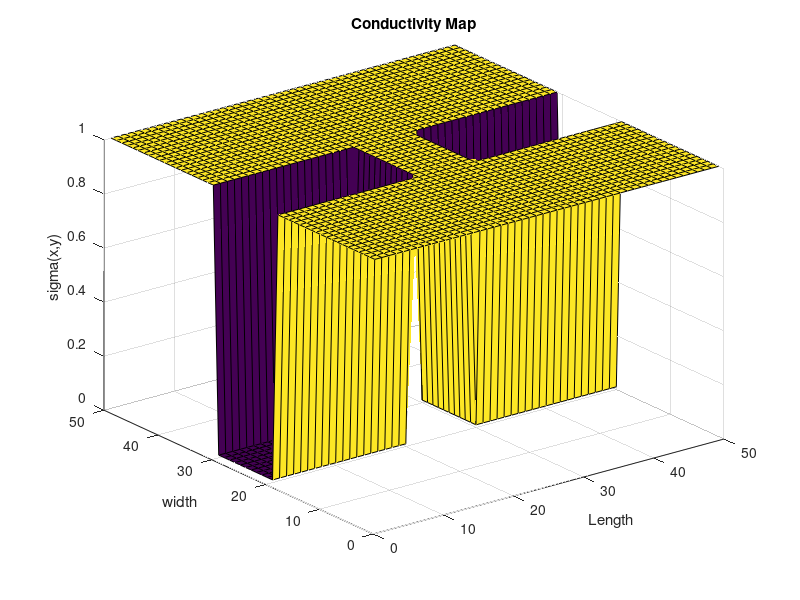
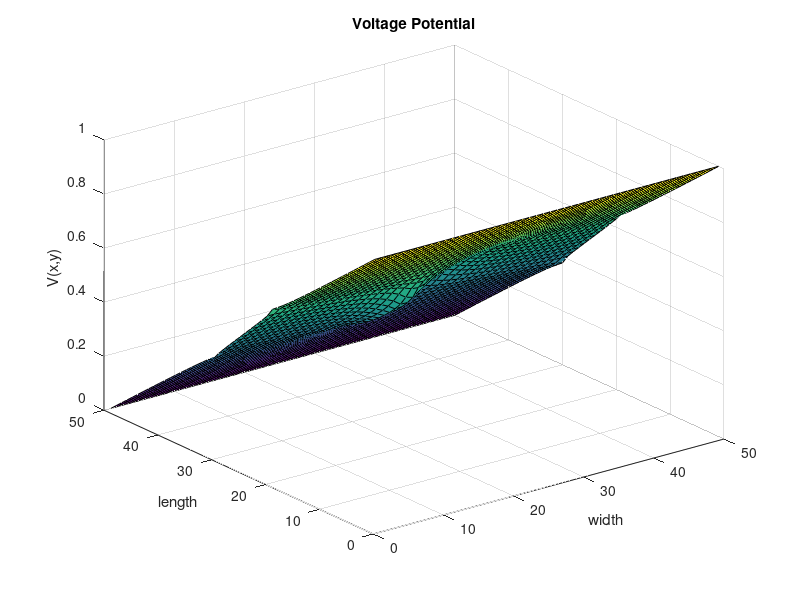
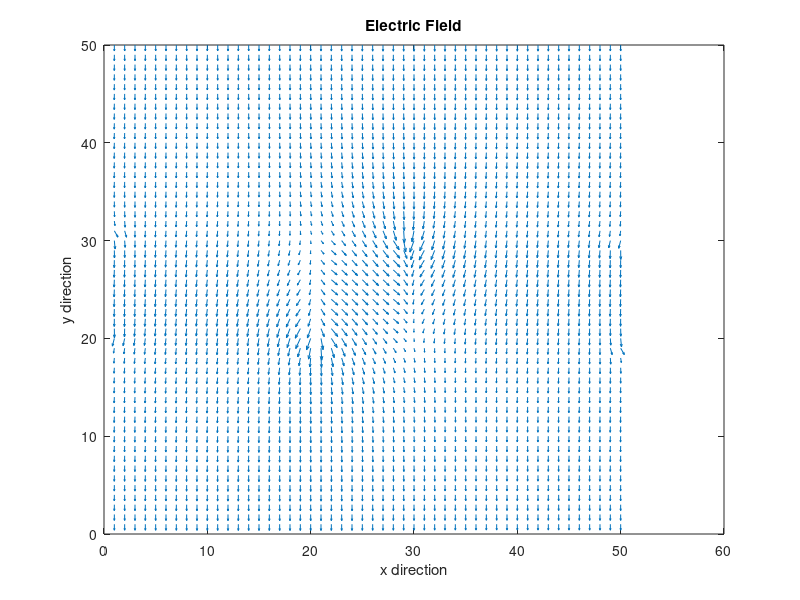
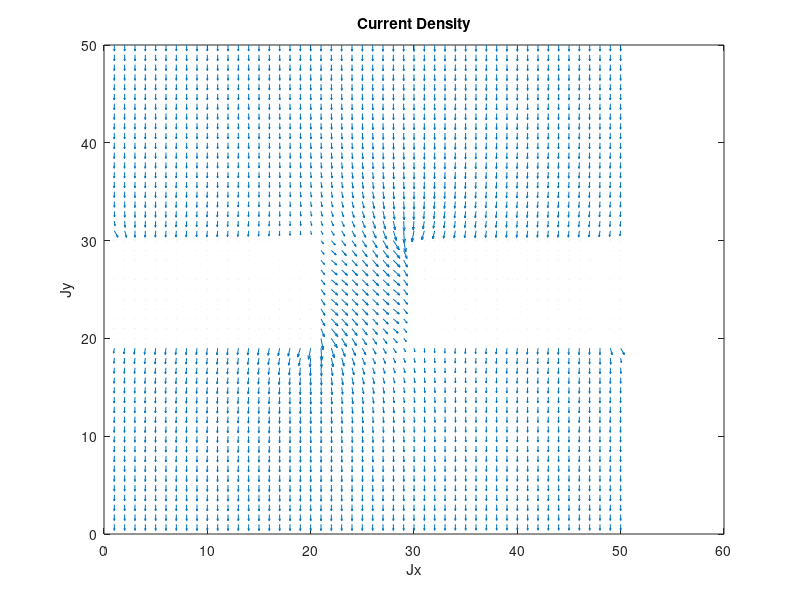

Write MATLAB code to recreate these figures, in order.
%Part 2;

close all;
clear
clearvars

nx = 50;
ny = 50;
G = zeros (nx*ny,nx*ny);
j = 1;
o0 = 1;
o1 = 0.1;
total = nx*ny;
for i=1:1:total
    G(i,j) = 1;
    j = j +1;
end


Cmap = zeros(ny,nx); % Create a spatial conductivity matrix
for i=1:1:ny
    for j=1:1:nx
        if i>=20 && i<=30 && j<=20
            Cmap(i,j) = .01;
        elseif i>=20 && i<=30 && j>=30
            Cmap(i,j) = .01;
        else
            Cmap(i,j) = 1;
        end
    end
end
figure(1);
surf(Cmap);
title 'Conductivity Map';
xlabel 'Length';
ylabel 'width';
zlabel 'sigma(x,y)';
F = zeros(nx*ny,1);

for i=1:1:ny
    for j=1:1:nx
        n = j +(i-1)*nx;
        if i==1
            G(n,:) = 0;
            G(n,n) = 1;
            F(n,1) = 1;
        elseif i==ny
            G(n,:) = 0;
            G(n,n) = 1;
            F(n,1) = 0;
        elseif j== 1 
            G(n, n+1) = 1/((1/(2*Cmap(i+1,j))) + (1/(2*Cmap(i,j))));             
            G(n , n-1)= 1/((1/(2*Cmap(i-1,j))) + (1/(2*Cmap(i,j))));
            G(n,n+nx) = 1/((1/(2*Cmap(i,j+1))) + (1/(2*Cmap(i,j))));

            G(n,n) = -(G(n,n+1) + G(n,n-1) + G(n,n+nx));
        
        elseif j == nx
            G(n, n+1) = 1/((1/(2*Cmap(i+1,j))) + (1/(2*Cmap(i,j))));             
            G(n , n-1)= 1/((1/(2*Cmap(i-1,j))) + (1/(2*Cmap(i,j))));
             G(n,n-nx) = 1/((1/(2*Cmap(i,j-1))) + (1/(2*Cmap(i,j))));
            G(n,n) = -(G(n,n+1) + G(n,n-1) + G(n,n-nx));
           
        else
            
            if Cmap(i,j-1) ~= Cmap(i,j)
                
            end
            
            G(n, n+1) = 1/((1/(2*Cmap(i+1,j))) + (1/(2*Cmap(i,j))));
            G(n , n-1)= 1/((1/(2*Cmap(i-1,j))) + (1/(2*Cmap(i,j))));
            G(n,n-nx) = 1/((1/(2*Cmap(i,j-1))) + (1/(2*Cmap(i,j))));
            G(n,n+nx) = 1/((1/(2*Cmap(i,j+1))) + (1/(2*Cmap(i,j))));
            G(n,n) = -(G(n,n+1) + G(n,n-1) + G(n,n-nx) + G(n,n+nx));
        end   
    end
end

V = G\F;

X = zeros(ny,nx,1);
for i=1:1:ny
    for j=1:1:nx
        n = j +(i-1)*nx;
        X(i,j) = V(n);
    end
end

   figure(2);
   surf(X(:,:,1));
   title 'Voltage Potential';
   xlabel 'width';
   ylabel 'length';
   zlabel 'V(x,y)';
   
   
   figure(3);
   [Ex,Ey] = gradient(X);
   quiver(Ex,Ey);
   title 'Electric Field';
   xlabel 'x direction';
   ylabel 'y direction';
   
   figure(4);
   Jx = Cmap.*Ex;
   Jy = Cmap.*Ey;
   quiver(Jx,Jy);
   title 'Current Density';
   xlabel 'Jx';
   ylabel 'Jy';